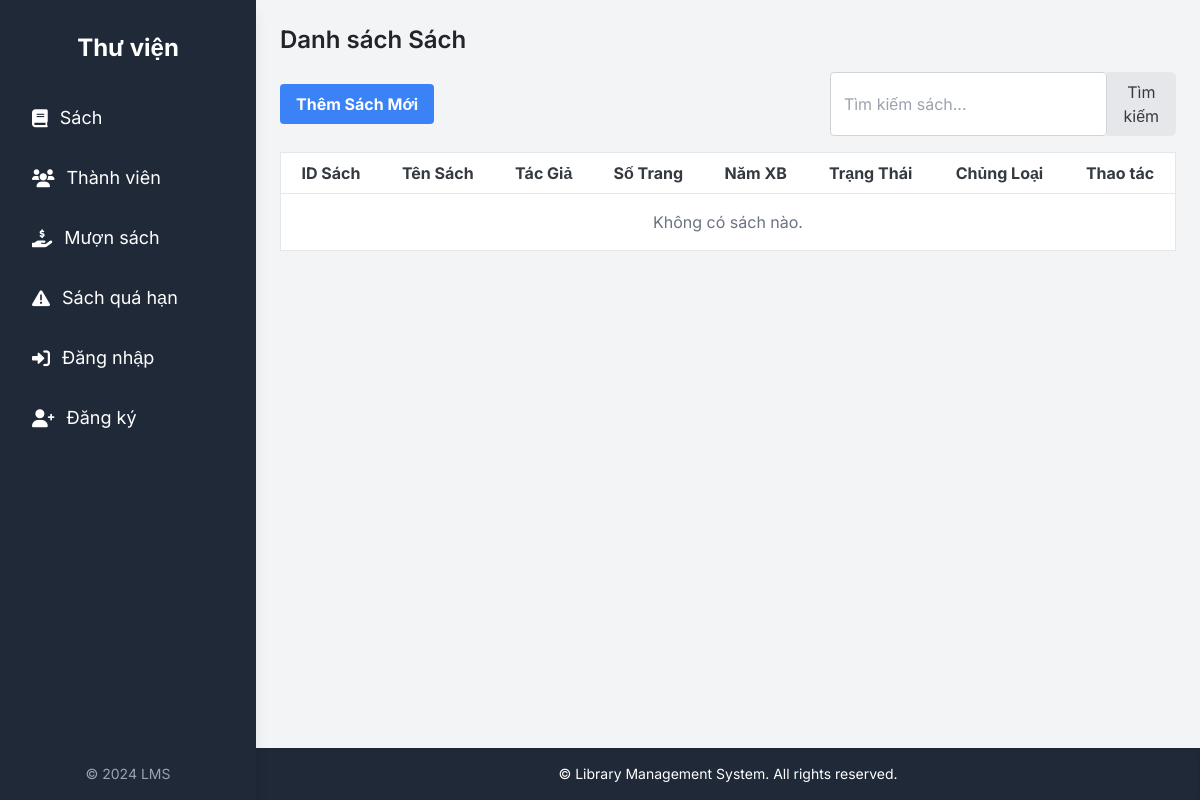
Before: /library/books/ with the older database file.
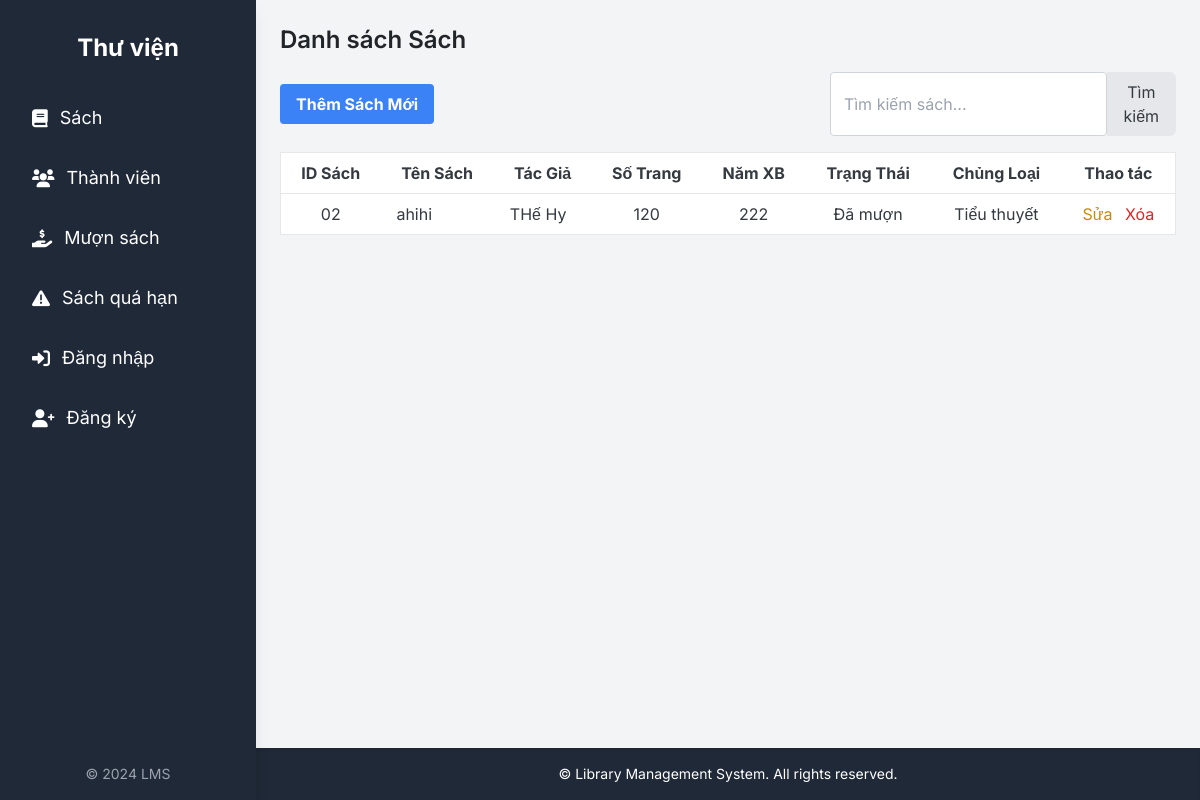
After: the same page with the newer database file.
### src/library/models.py (models this page shows, shortened)
class Book(models.Model):
    STATUS_CHOICES = [
        (0, 'Có sẵn'),
        (1, 'Đã mượn'),
        (2, 'Trạng thái khác'),
    ]
    CATEGORY_CHOICES = [
        ('TIEU_THUYET', 'Tiểu thuyết'),
        ('GIAO_KHOA', 'Giáo khoa'),
        ('KHOA_HOC', 'Khoa học'),
    ]
    book_id = models.CharField(max_length=20, unique=True, verbose_name="ID Sách") # ID của quyển sách, phải là duy nhất
    title = models.CharField(max_length=255, verbose_name="Tên Sách") # Tên sách
    author = models.CharField(max_length=255, verbose_name="Tác Giả") # Tác giả
    pages = models.IntegerField(verbose_name="Số Trang") # Số trang
    publication_year = models.IntegerField(verbose_name="Năm Xuất Bản") # Năm xuất bản
    status = models.IntegerField(choices=STATUS_CHOICES, default=0, verbose_name="Trạng Thái Sách") # Trạng thái sách
    category = models.CharField(max_length=50, choices=CATEGORY_CHOICES, verbose_name="Chủng Loại Sách") # Chủng loại sách
    class Meta:
        verbose_name = "Sách"
        verbose_name_plural = "Sách"

### src/library/views.py (the view)
# urls.py: path('books/', views.book_list, name='book_list'), # Danh sách sách
def book_list(request):
    books = Book.objects.all() # Lấy tất cả sách từ cơ sở dữ liệu
    return render(request, 'library/book_list.html', {'books': books})

### src/templates/library/book_list.html (shortened to what this page needs)
{% extends "library/base.html" %}
{% block content %}
<h2 class="text-2xl font-semibold mb-4">Danh sách Sách</h2>
<div class="flex justify-between items-center mb-4">
    <a href="{% url 'book_create' %}" class="bg-blue-500 hover:bg-blue-700 text-white font-bold py-2 px-4 rounded">Thêm Sách Mới</a>
    <form action="{% url 'book_search' %}" method="get" class="flex">
        <input type="text" name="q" placeholder="Tìm kiếm sách..." class="border p-2 rounded-l-md" value="{{ query }}">
        <button type="submit" class="bg-gray-200 hover:bg-gray-300 p-2 rounded-r-md">Tìm kiếm</button>
    </form>
</div>
<div class="overflow-x-auto">
    <table class="min-w-full bg-white border border-gray-200">
        <thead>
            <tr>
                <th class="py-2 px-4 border-b">ID Sách</th>
                <th class="py-2 px-4 border-b">Tên Sách</th>
                <th class="py-2 px-4 border-b">Tác Giả</th>
                <th class="py-2 px-4 border-b">Số Trang</th>
                <th class="py-2 px-4 border-b">Năm XB</th>
                <th class="py-2 px-4 border-b">Trạng Thái</th>
                <th class="py-2 px-4 border-b">Chủng Loại</th>
                <th class="py-2 px-4 border-b">Thao tác</th>
            </tr>
        </thead>
        <tbody>
            {% for book in books %}
            <tr>
                <td class="py-2 px-4 border-b text-center">{{ book.book_id }}</td>
                <td class="py-2 px-4 border-b">{{ book.title }}</td>
                <td class="py-2 px-4 border-b">{{ book.author }}</td>
                <td class="py-2 px-4 border-b text-center">{{ book.pages }}</td>
                <td class="py-2 px-4 border-b text-center">{{ book.publication_year }}</td>
                <td class="py-2 px-4 border-b text-center">
                    {% if book.status == 0 %}Có sẵn{% elif book.status == 1 %}Đã mượn{% else %}Khác{% endif %}
                </td>
                <td class="py-2 px-4 border-b text-center">{{ book.get_category_display }}</td>
                <td class="py-2 px-4 border-b text-center">
                    <a href="{% url 'book_update' book.pk %}" class="text-yellow-600 hover:text-yellow-800 mr-2">Sửa</a>
                    <a href="{% url 'book_delete' book.pk %}" class="text-red-600 hover:text-red-800">Xóa</a>
                </td>
            </tr>
            {% empty %}
            <tr>
                <td colspan="8" class="py-4 text-center text-gray-500">Không có sách nào.</td>
            </tr>
            {% endfor %}
        </tbody>
    </table>
</div>
{% endblock %}

Changed rows visible on the page:
added Book: book_id "02", title "ahihi", author "THế Hy", pages "120", publication_year "222", status "Đã mượn", category "Tiểu thuyết"
Other visible differences:
text no longer shown: "Không có sách nào."
